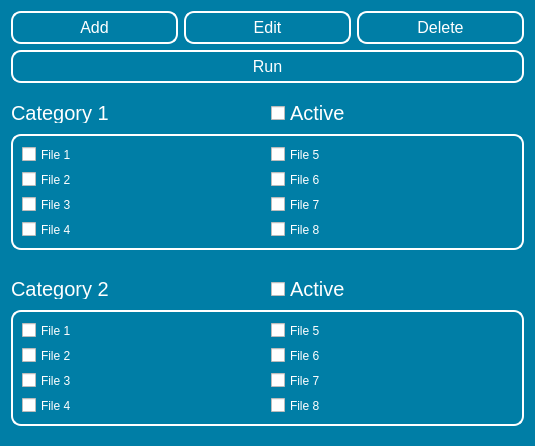
<?xml version="1.0" encoding="UTF-8"?>
<ui version="4.0">
 <class>Dialog</class>
 <widget class="QDialog" name="Dialog">
  <property name="geometry">
   <rect>
    <x>0</x>
    <y>0</y>
    <width>535</width>
    <height>446</height>
   </rect>
  </property>
  <property name="windowTitle">
   <string>Dialog</string>
  </property>
  <property name="styleSheet">
   <string notr="true">QFrame {
	border: 2px solid white;
	min-height: 100px;
	border-radius: 10px;
}
#widget {
	min-height: 100px;
}

QDialog {
	background-color: #007EA6;
}

QLabel {
	border: none;
	min-height:20px;
	max-height:20px;
	color: white;
	font-size: 20px;
}

QCheckBox {
	font-size: 12px;
	color: white;
}
#run_check {
	font-size: 20px;
}

#run_check_2 {
	font-size: 20px;
}

QPushButton {
	color: white;
	background-color: transparent;
	border: 2px solid white;
	font-size: 16px;
	border-radius: 10px;
	padding: 5px;
}

QPushButton:pressed {
	background-color: white;
	color: #007ea6;
}

</string>
  </property>
  <layout class="QVBoxLayout" name="verticalLayout_2">
   <item>
    <layout class="QHBoxLayout" name="horizontalLayout">
     <item>
      <widget class="QPushButton" name="pushButton">
       <property name="text">
        <string>Add</string>
       </property>
      </widget>
     </item>
     <item>
      <widget class="QPushButton" name="pushButton_2">
       <property name="text">
        <string>Edit</string>
       </property>
      </widget>
     </item>
     <item>
      <widget class="QPushButton" name="pushButton_3">
       <property name="text">
        <string>Delete</string>
       </property>
      </widget>
     </item>
    </layout>
   </item>
   <item>
    <widget class="QPushButton" name="pushButton_4">
     <property name="text">
      <string>Run</string>
     </property>
     <property name="default">
      <bool>false</bool>
     </property>
     <property name="flat">
      <bool>false</bool>
     </property>
    </widget>
   </item>
   <item>
    <layout class="QVBoxLayout" name="verticalLayout">
     <item>
      <widget class="QWidget" name="widget" native="true">
       <layout class="QVBoxLayout" name="verticalLayout_3">
        <property name="leftMargin">
         <number>0</number>
        </property>
        <property name="rightMargin">
         <number>0</number>
        </property>
        <item>
         <layout class="QHBoxLayout" name="horizontalLayout_2">
          <item>
           <widget class="QLabel" name="label">
            <property name="text">
             <string>Category 1</string>
            </property>
           </widget>
          </item>
          <item>
           <widget class="QCheckBox" name="run_check">
            <property name="text">
             <string>Active</string>
            </property>
           </widget>
          </item>
         </layout>
        </item>
        <item>
         <widget class="QFrame" name="frame">
          <property name="frameShape">
           <enum>QFrame::StyledPanel</enum>
          </property>
          <property name="frameShadow">
           <enum>QFrame::Raised</enum>
          </property>
          <layout class="QGridLayout" name="gridLayout">
           <item row="0" column="0">
            <widget class="QCheckBox" name="checkBox">
             <property name="text">
              <string>File 1</string>
             </property>
            </widget>
           </item>
           <item row="1" column="0">
            <widget class="QCheckBox" name="checkBox_2">
             <property name="text">
              <string>File 2</string>
             </property>
            </widget>
           </item>
           <item row="0" column="1">
            <widget class="QCheckBox" name="checkBox_3">
             <property name="text">
              <string>File 5</string>
             </property>
            </widget>
           </item>
           <item row="1" column="1">
            <widget class="QCheckBox" name="checkBox_4">
             <property name="text">
              <string>File 6</string>
             </property>
            </widget>
           </item>
           <item row="2" column="0">
            <widget class="QCheckBox" name="checkBox_5">
             <property name="text">
              <string>File 3</string>
             </property>
            </widget>
           </item>
           <item row="2" column="1">
            <widget class="QCheckBox" name="checkBox_6">
             <property name="text">
              <string>File 7</string>
             </property>
            </widget>
           </item>
           <item row="3" column="0">
            <widget class="QCheckBox" name="checkBox_7">
             <property name="text">
              <string>File 4</string>
             </property>
            </widget>
           </item>
           <item row="3" column="1">
            <widget class="QCheckBox" name="checkBox_8">
             <property name="text">
              <string>File 8</string>
             </property>
            </widget>
           </item>
          </layout>
         </widget>
        </item>
       </layout>
      </widget>
     </item>
    </layout>
   </item>
   <item>
    <widget class="QWidget" name="widget_2" native="true">
     <layout class="QVBoxLayout" name="verticalLayout_4">
      <property name="leftMargin">
       <number>0</number>
      </property>
      <property name="rightMargin">
       <number>0</number>
      </property>
      <item>
       <layout class="QHBoxLayout" name="horizontalLayout_3">
        <item>
         <widget class="QLabel" name="label_2">
          <property name="text">
           <string>Category 2</string>
          </property>
         </widget>
        </item>
        <item>
         <widget class="QCheckBox" name="run_check_2">
          <property name="text">
           <string>Active</string>
          </property>
         </widget>
        </item>
       </layout>
      </item>
      <item>
       <widget class="QFrame" name="frame_2">
        <property name="frameShape">
         <enum>QFrame::StyledPanel</enum>
        </property>
        <property name="frameShadow">
         <enum>QFrame::Raised</enum>
        </property>
        <layout class="QGridLayout" name="gridLayout_2">
         <item row="0" column="0">
          <widget class="QCheckBox" name="checkBox_10">
           <property name="text">
            <string>File 1</string>
           </property>
          </widget>
         </item>
         <item row="0" column="1">
          <widget class="QCheckBox" name="checkBox_14">
           <property name="text">
            <string>File 5</string>
           </property>
          </widget>
         </item>
         <item row="1" column="0">
          <widget class="QCheckBox" name="checkBox_11">
           <property name="text">
            <string>File 2</string>
           </property>
          </widget>
         </item>
         <item row="1" column="1">
          <widget class="QCheckBox" name="checkBox_15">
           <property name="text">
            <string>File 6</string>
           </property>
          </widget>
         </item>
         <item row="2" column="0">
          <widget class="QCheckBox" name="checkBox_12">
           <property name="text">
            <string>File 3</string>
           </property>
          </widget>
         </item>
         <item row="2" column="1">
          <widget class="QCheckBox" name="checkBox_16">
           <property name="text">
            <string>File 7</string>
           </property>
          </widget>
         </item>
         <item row="3" column="0">
          <widget class="QCheckBox" name="checkBox_13">
           <property name="text">
            <string>File 4</string>
           </property>
          </widget>
         </item>
         <item row="3" column="1">
          <widget class="QCheckBox" name="checkBox_17">
           <property name="text">
            <string>File 8</string>
           </property>
          </widget>
         </item>
        </layout>
       </widget>
      </item>
     </layout>
    </widget>
   </item>
  </layout>
 </widget>
 <resources/>
 <connections/>
</ui>
